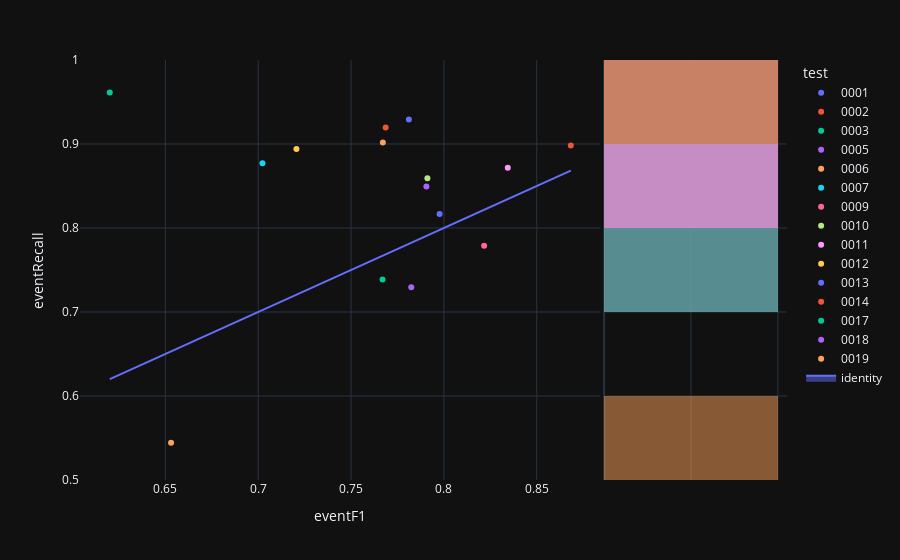

Source (notebook cell):
### Code cell
fig=px.scatter(experimentModels,x='eventF1',y='eventRecall',color='test',hover_name='modelId', marginal_y="histogram")
fig.add_trace(
    go.Scatter(x=experimentModels['eventF1'], y=experimentModels['eventF1'], name="identity", mode='lines',fill="toself")
)
fig.show()

### Figure 1 — Plotly figure (JSON) as saved in the notebook; plotly's stock layout.template omitted (floating-point values rounded to 4 significant figures)
{"data": [{"hovertemplate": "<b>%{hovertext}</b><br><br>test=0001<br>eventF1=%{x}<br>eventRecall=%{y}<extra></extra>", "hovertext": ["d79e5be1-85d3-472a-a22e-6481f5b1127b"], "legendgroup": "0001", "marker": {"color": "#636efa", "symbol": "circle"}, "mode": "markers", "name": "0001", "orientation": "v", "showlegend": true, "x": [0.7977], "xaxis": "x", "y": [0.8167], "yaxis": "y", "type": "scatter"}, {"alignmentgroup": "True", "bingroup": "y", "hovertemplate": "test=0001<br>eventRecall=%{y}<br>count=%{x}<extra></extra>", "legendgroup": "0001", "marker": {"color": "#636efa"}, "name": "0001", "offsetgroup": "0001", "opacity": 0.5, "showlegend": false, "xaxis": "x2", "y": [0.8167], "yaxis": "y2", "type": "histogram"}, {"hovertemplate": "<b>%{hovertext}</b><br><br>test=0002<br>eventF1=%{x}<br>eventRecall=%{y}<extra></extra>", "hovertext": ["604deeeb-1744-4dd9-97c3-bda02d1d0d27"], "legendgroup": "0002", "marker": {"color": "#EF553B", "symbol": "circle"}, "mode": "markers", "name": "0002", "orientation": "v", "showlegend": true, "x": [0.8683], "xaxis": "x", "y": [0.8981], "yaxis": "y", "type": "scatter"}, {"alignmentgroup": "True", "bingroup": "y", "hovertemplate": "test=0002<br>eventRecall=%{y}<br>count=%{x}<extra></extra>", "legendgroup": "0002", "marker": {"color": "#EF553B"}, "name": "0002", "offsetgroup": "0002", "opacity": 0.5, "showlegend": false, "xaxis": "x2", "y": [0.8981], "yaxis": "y2", "type": "histogram"}, {"hovertemplate": "<b>%{hovertext}</b><br><br>test=0003<br>eventF1=%{x}<br>eventRecall=%{y}<extra></extra>", "hovertext": ["fd829af9-4256-476c-bc47-c5390cafe144"], "legendgroup": "0003", "marker": {"color": "#00cc96", "symbol": "circle"}, "mode": "markers", "name": "0003", "orientation": "v", "showlegend": true, "x": [0.6201], "xaxis": "x", "y": [0.9613], "yaxis": "y", "type": "scatter"}, {"alignmentgroup": "True", "bingroup": "y", "hovertemplate": "test=0003<br>eventRecall=%{y}<br>count=%{x}<extra></extra>", "legendgroup": "0003", "marker": {"color": "#00cc96"}, "name": "0003", "offsetgroup": "0003", "opacity": 0.5, "showlegend": false, "xaxis": "x2", "y": [0.9613], "yaxis": "y2", "type": "histogram"}, {"hovertemplate": "<b>%{hovertext}</b><br><br>test=0005<br>eventF1=%{x}<br>eventRecall=%{y}<extra></extra>", "hovertext": ["9fc96fec-cfb6-405e-8f65-e083b96b4243"], "legendgroup": "0005", "marker": {"color": "#ab63fa", "symbol": "circle"}, "mode": "markers", "name": "0005", "orientation": "v", "showlegend": true, "x": [0.7824], "xaxis": "x", "y": [0.7295], "yaxis": "y", "type": "scatter"}, {"alignmentgroup": "True", "bingroup": "y", "hovertemplate": "test=0005<br>eventRecall=%{y}<br>count=%{x}<extra></extra>", "legendgroup": "0005", "marker": {"color": "#ab63fa"}, "name": "0005", "offsetgroup": "0005", "opacity": 0.5, "showlegend": false, "xaxis": "x2", "y": [0.7295], "yaxis": "y2", "type": "histogram"}, {"hovertemplate": "<b>%{hovertext}</b><br><br>test=0006<br>eventF1=%{x}<br>eventRecall=%{y}<extra></extra>", "hovertext": ["e2547620-adc4-4bd4-9296-83d8386b6430"], "legendgroup": "0006", "marker": {"color": "#FFA15A", "symbol": "circle"}, "mode": "markers", "name": "0006", "orientation": "v", "showlegend": true, "x": [0.6531], "xaxis": "x", "y": [0.5443], "yaxis": "y", "type": "scatter"}, {"alignmentgroup": "True", "bingroup": "y", "hovertemplate": "test=0006<br>eventRecall=%{y}<br>count=%{x}<extra></extra>", "legendgroup": "0006", "marker": {"color": "#FFA15A"}, "name": "0006", "offsetgroup": "0006", "opacity": 0.5, "showlegend": false, "xaxis": "x2", "y": [0.5443], "yaxis": "y2", "type": "histogram"}, {"hovertemplate": "<b>%{hovertext}</b><br><br>test=0007<br>eventF1=%{x}<br>eventRecall=%{y}<extra></extra>", "hovertext": ["04b442ab-22b5-48a7-a1c0-072c20a626f0"], "legendgroup": "0007", "marker": {"color": "#19d3f3", "symbol": "circle"}, "mode": "markers", "name": "0007", "orientation": "v", "showlegend": true, "x": [0.7023], "xaxis": "x", "y": [0.8772], "yaxis": "y", "type": "scatter"}, {"alignmentgroup": "True", "bingroup": "y", "hovertemplate": "test=0007<br>eventRecall=%{y}<br>count=%{x}<extra></extra>", "legendgroup": "0007", "marker": {"color": "#19d3f3"}, "name": "0007", "offsetgroup": "0007", "opacity": 0.5, "showlegend": false, "xaxis": "x2", "y": [0.8772], "yaxis": "y2", "type": "histogram"}, {"hovertemplate": "<b>%{hovertext}</b><br><br>test=0009<br>eventF1=%{x}<br>eventRecall=%{y}<extra></extra>", "hovertext": ["0d3a86ae-0c6c-4b2b-a26b-fad23892331c"], "legendgroup": "0009", "marker": {"color": "#FF6692", "symbol": "circle"}, "mode": "markers", "name": "0009", "orientation": "v", "showlegend": true, "x": [0.8216], "xaxis": "x", "y": [0.779], "yaxis": "y", "type": "scatter"}, {"alignmentgroup": "True", "bingroup": "y", "hovertemplate": "test=0009<br>eventRecall=%{y}<br>count=%{x}<extra></extra>", "legendgroup": "0009", "marker": {"color": "#FF6692"}, "name": "0009", "offsetgroup": "0009", "opacity": 0.5, "showlegend": false, "xaxis": "x2", "y": [0.779], "yaxis": "y2", "type": "histogram"}, {"hovertemplate": "<b>%{hovertext}</b><br><br>test=0010<br>eventF1=%{x}<br>eventRecall=%{y}<extra></extra>", "hovertext": ["caf69e05-ecee-4093-b879-c3f91599d0af"], "legendgroup": "0010", "marker": {"color": "#B6E880", "symbol": "circle"}, "mode": "markers", "name": "0010", "orientation": "v", "showlegend": true, "x": [0.7911], "xaxis": "x", "y": [0.8593], "yaxis": "y", "type": "scatter"}, {"alignmentgroup": "True", "bingroup": "y", "hovertemplate": "test=0010<br>eventRecall=%{y}<br>count=%{x}<extra></extra>", "legendgroup": "0010", "marker": {"color": "#B6E880"}, "name": "0010", "offsetgroup": "0010", "opacity": 0.5, "showlegend": false, "xaxis": "x2", "y": [0.8593], "yaxis": "y2", "type": "histogram"}, {"hovertemplate": "<b>%{hovertext}</b><br><br>test=0011<br>eventF1=%{x}<br>eventRecall=%{y}<extra></extra>", "hovertext": ["ed3f6f59-4859-4d08-b747-68d09e29b921"], "legendgroup": "0011", "marker": {"color": "#FF97FF", "symbol": "circle"}, "mode": "markers", "name": "0011", "orientation": "v", "showlegend": true, "x": [0.8344], "xaxis": "x", "y": [0.8717], "yaxis": "y", "type": "scatter"}, {"alignmentgroup": "True", "bingroup": "y", "hovertemplate": "test=0011<br>eventRecall=%{y}<br>count=%{x}<extra></extra>", "legendgroup": "0011", "marker": {"color": "#FF97FF"}, "name": "0011", "offsetgroup": "0011", "opacity": 0.5, "showlegend": false, "xaxis": "x2", "y": [0.8717], "yaxis": "y2", "type": "histogram"}, {"hovertemplate": "<b>%{hovertext}</b><br><br>test=0012<br>eventF1=%{x}<br>eventRecall=%{y}<extra></extra>", "hovertext": ["a3abdc6c-1e79-45d2-90a9-06416c8ffa59"], "legendgroup": "0012", "marker": {"color": "#FECB52", "symbol": "circle"}, "mode": "markers", "name": "0012", "orientation": "v", "showlegend": true, "x": [0.7206], "xaxis": "x", "y": [0.8942], "yaxis": "y", "type": "scatter"}, {"alignmentgroup": "True", "bingroup": "y", "hovertemplate": "test=0012<br>eventRecall=%{y}<br>count=%{x}<extra></extra>", "legendgroup": "0012", "marker": {"color": "#FECB52"}, "name": "0012", "offsetgroup": "0012", "opacity": 0.5, "showlegend": false, "xaxis": "x2", "y": [0.8942], "yaxis": "y2", "type": "histogram"}, {"hovertemplate": "<b>%{hovertext}</b><br><br>test=0013<br>eventF1=%{x}<br>eventRecall=%{y}<extra></extra>", "hovertext": ["7004596b-b1ca-4324-8901-a0778774435f"], "legendgroup": "0013", "marker": {"color": "#636efa", "symbol": "circle"}, "mode": "markers", "name": "0013", "orientation": "v", "showlegend": true, "x": [0.7811], "xaxis": "x", "y": [0.9291], "yaxis": "y", "type": "scatter"}, {"alignmentgroup": "True", "bingroup": "y", "hovertemplate": "test=0013<br>eventRecall=%{y}<br>count=%{x}<extra></extra>", "legendgroup": "0013", "marker": {"color": "#636efa"}, "name": "0013", "offsetgroup": "0013", "opacity": 0.5, "showlegend": false, "xaxis": "x2", "y": [0.9291], "yaxis": "y2", "type": "histogram"}, {"hovertemplate": "<b>%{hovertext}</b><br><br>test=0014<br>eventF1=%{x}<br>eventRecall=%{y}<extra></extra>", "hovertext": ["b53310fe-00ec-479d-9bfa-8f290e751d12"], "legendgroup": "0014", "marker": {"color": "#EF553B", "symbol": "circle"}, "mode": "markers", "name": "0014", "orientation": "v", "showlegend": true, "x": [0.7686], "xaxis": "x", "y": [0.9196], "yaxis": "y", "type": "scatter"}, {"alignmentgroup": "True", "bingroup": "y", "hovertemplate": "test=0014<br>eventRecall=%{y}<br>count=%{x}<extra></extra>", "legendgroup": "0014", "marker": {"color": "#EF553B"}, "name": "0014", "offsetgroup": "0014", "opacity": 0.5, "showlegend": false, "xaxis": "x2", "y": [0.9196], "yaxis": "y2", "type": "histogram"}, {"hovertemplate": "<b>%{hovertext}</b><br><br>test=0017<br>eventF1=%{x}<br>eventRecall=%{y}<extra></extra>", "hovertext": ["578d1542-3fb4-47a1-9d2b-58dd25c765ac"], "legendgroup": "0017", "marker": {"color": "#00cc96", "symbol": "circle"}, "mode": "markers", "name": "0017", "orientation": "v", "showlegend": true, "x": [0.7669], "xaxis": "x", "y": [0.7388], "yaxis": "y", "type": "scatter"}, {"alignmentgroup": "True", "bingroup": "y", "hovertemplate": "test=0017<br>eventRecall=%{y}<br>count=%{x}<extra></extra>", "legendgroup": "0017", "marker": {"color": "#00cc96"}, "name": "0017", "offsetgroup": "0017", "opacity": 0.5, "showlegend": false, "xaxis": "x2", "y": [0.7388], "yaxis": "y2", "type": "histogram"}, {"hovertemplate": "<b>%{hovertext}</b><br><br>test=0018<br>eventF1=%{x}<br>eventRecall=%{y}<extra></extra>", "hovertext": ["31ed4519-9d74-4339-ac68-efa3f02eff43"], "legendgroup": "0018", "marker": {"color": "#ab63fa", "symbol": "circle"}, "mode": "markers", "name": "0018", "orientation": "v", "showlegend": true, "x": [0.7906], "xaxis": "x", "y": [0.8495], "yaxis": "y", "type": "scatter"}, {"alignmentgroup": "True", "bingroup": "y", "hovertemplate": "test=0018<br>eventRecall=%{y}<br>count=%{x}<extra></extra>", "legendgroup": "0018", "marker": {"color": "#ab63fa"}, "name": "0018", "offsetgroup": "0018", "opacity": 0.5, "showlegend": false, "xaxis": "x2", "y": [0.8495], "yaxis": "y2", "type": "histogram"}, {"hovertemplate": "<b>%{hovertext}</b><br><br>test=0019<br>eventF1=%{x}<br>eventRecall=%{y}<extra></extra>", "hovertext": ["d47ade15-c1f2-4a60-a813-dfa7c35c1cdf"], "legendgroup": "0019", "marker": {"color": "#FFA15A", "symbol": "circle"}, "mode": "markers", "name": "0019", "orientation": "v", "showlegend": true, "x": [0.7671], "xaxis": "x", "y": [0.9019], "yaxis": "y", "type": "scatter"}, {"alignmentgroup": "True", "bingroup": "y", "hovertemplate": "test=0019<br>eventRecall=%{y}<br>count=%{x}<extra></extra>", "legendgroup": "0019", "marker": {"color": "#FFA15A"}, "name": "0019", "offsetgroup": "0019", "opacity": 0.5, "showlegend": false, "xaxis": "x2", "y": [0.9019], "yaxis": "y2", "type": "histogram"}, {"fill": "toself", "mode": "lines", "name": "identity", "x": [0.7977, 0.8683, 0.6201, 0.7824, 0.6531, 0.7023, 0.8216, 0.7911, 0.8344, 0.7206, 0.7811, 0.7686, 0.7669, 0.7906, 0.7671], "y": [0.7977, 0.8683, 0.6201, 0.7824, 0.6531, 0.7023, 0.8216, 0.7911, 0.8344, 0.7206, 0.7811, 0.7686, 0.7669, 0.7906, 0.7671], "type": "scatter"}], "layout": {"xaxis": {"anchor": "y", "domain": [0.0, 0.7363], "title": {"text": "eventF1"}}, "yaxis": {"anchor": "x", "domain": [0.0, 1.0], "title": {"text": "eventRecall"}}, "xaxis2": {"anchor": "y2", "domain": [0.7413, 1.0], "matches": "x2", "showticklabels": false, "showline": false, "ticks": "", "showgrid": true}, "yaxis2": {"anchor": "x2", "domain": [0.0, 1.0], "matches": "y", "showticklabels": false, "showgrid": true}, "legend": {"title": {"text": "test"}, "tracegroupgap": 0}, "margin": {"t": 60}, "barmode": "overlay"}}
